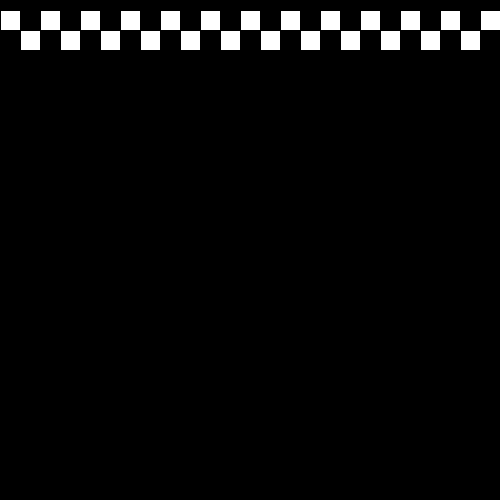
Frame 1 (no input)
Frame 60 (the mouse pressed at the canvas centre just before this capture): identical to frame 1, image omitted
Frame 120 (the mouse held since frame 60 and released just before this capture): identical to frame 1, image omitted

The Processing sketch that drew this single still picture (run headless with seeded random() and noise(); from frame 60 on, the mouse is pressed at the canvas centre):

// Processing sketch: sjones_PP4_1c
// ── sjones_PP4_1c.pde

void setup (){
  size(500,500);

}

void draw (){
  background(0);
 
   
 for(int x =0; x < height; x+=40){

   rect(x,10,20,20);
   rect(x+20,30,20,20);
 }

}
